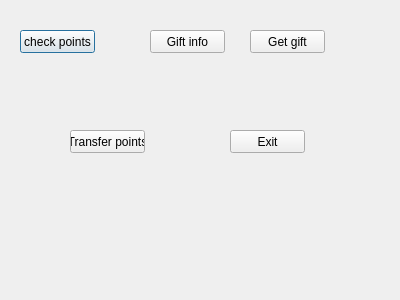
<?xml version="1.0" encoding="UTF-8"?>
<ui version="4.0">
 <class>Giftpage</class>
 <widget class="QDialog" name="Giftpage">
  <property name="geometry">
   <rect>
    <x>0</x>
    <y>0</y>
    <width>400</width>
    <height>300</height>
   </rect>
  </property>
  <property name="windowTitle">
   <string>Dialog</string>
  </property>
  <widget class="QPushButton" name="pushButton">
   <property name="geometry">
    <rect>
     <x>20</x>
     <y>30</y>
     <width>75</width>
     <height>23</height>
    </rect>
   </property>
   <property name="text">
    <string>check points</string>
   </property>
  </widget>
  <widget class="QPushButton" name="pushButton_2">
   <property name="geometry">
    <rect>
     <x>150</x>
     <y>30</y>
     <width>75</width>
     <height>23</height>
    </rect>
   </property>
   <property name="text">
    <string>Gift info</string>
   </property>
  </widget>
  <widget class="QPushButton" name="pushButton_3">
   <property name="geometry">
    <rect>
     <x>250</x>
     <y>30</y>
     <width>75</width>
     <height>23</height>
    </rect>
   </property>
   <property name="text">
    <string>Get gift</string>
   </property>
  </widget>
  <widget class="QPushButton" name="pushButton_4">
   <property name="geometry">
    <rect>
     <x>230</x>
     <y>130</y>
     <width>75</width>
     <height>23</height>
    </rect>
   </property>
   <property name="text">
    <string>Exit</string>
   </property>
  </widget>
  <widget class="QPushButton" name="pushButton_5">
   <property name="geometry">
    <rect>
     <x>70</x>
     <y>130</y>
     <width>75</width>
     <height>23</height>
    </rect>
   </property>
   <property name="text">
    <string>Transfer points</string>
   </property>
  </widget>
 </widget>
 <resources/>
 <connections/>
</ui>
